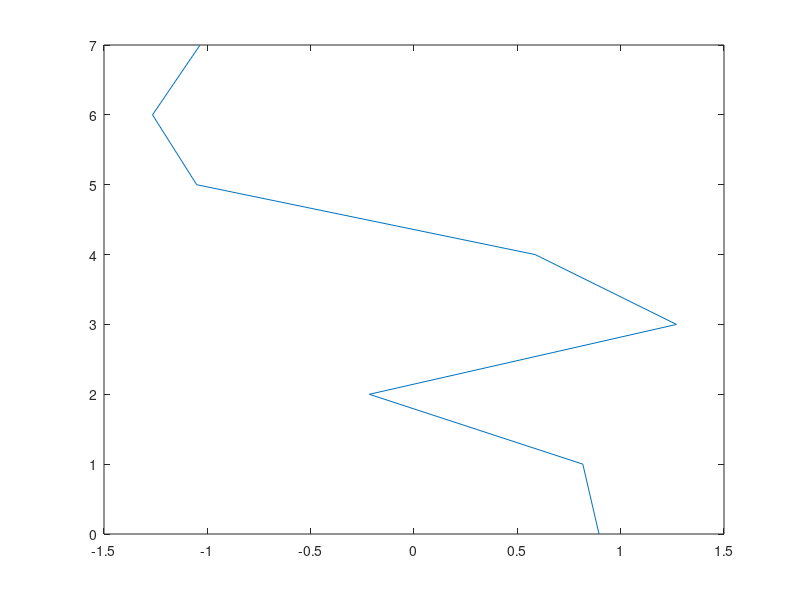

Reproduce this figure in MATLAB.
%sin(0.25*pi*n)
%0.75*cos(0.5*pi*n+(0.05*pi));
%0.5*sin(0.75*pi*n+(0.1*pi));
n = 0:7;


x = sin(0.25*pi*n) + 0.75*cos(0.5*pi*n+(0.05*pi)) + 0.5*sin(0.75*pi*n+(0.1*pi));
plot(x,n);
%x1= sin(0.25*pi*n) + 0.75*cos(0.5*pi*n+(0.05*pi)) + 0.5*sin(0.75*pi*n+(0.1*pi));